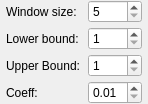
<?xml version="1.0" encoding="UTF-8"?>
<ui version="4.0">
 <class>output::WolfBinarizationOptionsWidget</class>
 <widget class="QWidget" name="output::WolfBinarizationOptionsWidget">
  <property name="geometry">
   <rect>
    <x>0</x>
    <y>0</y>
    <width>148</width>
    <height>100</height>
   </rect>
  </property>
  <property name="sizePolicy">
   <sizepolicy hsizetype="Preferred" vsizetype="Preferred">
    <horstretch>0</horstretch>
    <verstretch>0</verstretch>
   </sizepolicy>
  </property>
  <property name="windowTitle">
   <string>Form</string>
  </property>
  <layout class="QHBoxLayout" name="horizontalLayout">
   <property name="spacing">
    <number>4</number>
   </property>
   <property name="leftMargin">
    <number>0</number>
   </property>
   <property name="topMargin">
    <number>0</number>
   </property>
   <property name="rightMargin">
    <number>0</number>
   </property>
   <property name="bottomMargin">
    <number>0</number>
   </property>
   <item>
    <spacer name="horizontalSpacer">
     <property name="orientation">
      <enum>Qt::Horizontal</enum>
     </property>
     <property name="sizeHint" stdset="0">
      <size>
       <width>0</width>
       <height>1</height>
      </size>
     </property>
    </spacer>
   </item>
   <item>
    <layout class="QGridLayout" name="gridLayout">
     <item row="0" column="1">
      <widget class="QSpinBox" name="windowSize">
       <property name="toolTip">
        <string>The dimensions of a pixel neighborhood to consider.</string>
       </property>
       <property name="minimum">
        <number>5</number>
       </property>
       <property name="maximum">
        <number>9999</number>
       </property>
      </widget>
     </item>
     <item row="0" column="0">
      <widget class="QLabel" name="windowSizeLabel">
       <property name="text">
        <string>Window size:</string>
       </property>
      </widget>
     </item>
     <item row="1" column="1">
      <widget class="QSpinBox" name="lowerBound">
       <property name="toolTip">
        <string>The minimum possible gray level that can be made white.</string>
       </property>
       <property name="minimum">
        <number>1</number>
       </property>
       <property name="maximum">
        <number>254</number>
       </property>
      </widget>
     </item>
     <item row="2" column="0">
      <widget class="QLabel" name="upperBoundLabel">
       <property name="text">
        <string>Upper Bound: </string>
       </property>
      </widget>
     </item>
     <item row="1" column="0">
      <widget class="QLabel" name="lowerBoundLabel">
       <property name="text">
        <string>Lower bound: </string>
       </property>
      </widget>
     </item>
     <item row="2" column="1">
      <widget class="QSpinBox" name="upperBound">
       <property name="toolTip">
        <string>The maximum possible gray level that can be made black.</string>
       </property>
       <property name="minimum">
        <number>1</number>
       </property>
       <property name="maximum">
        <number>254</number>
       </property>
      </widget>
     </item>
     <item row="3" column="0">
      <widget class="QLabel" name="wolfCoefLabel">
       <property name="text">
        <string>Coeff:</string>
       </property>
      </widget>
     </item>
     <item row="3" column="1">
      <widget class="QDoubleSpinBox" name="wolfCoef">
       <property name="toolTip">
        <string>Default value is 0.3.</string>
       </property>
       <property name="minimum">
        <double>0.010000000000000</double>
       </property>
       <property name="maximum">
        <double>9.990000000000000</double>
       </property>
       <property name="singleStep">
        <double>0.010000000000000</double>
       </property>
      </widget>
     </item>
    </layout>
   </item>
   <item>
    <spacer name="horizontalSpacer_2">
     <property name="orientation">
      <enum>Qt::Horizontal</enum>
     </property>
     <property name="sizeHint" stdset="0">
      <size>
       <width>0</width>
       <height>1</height>
      </size>
     </property>
    </spacer>
   </item>
  </layout>
 </widget>
 <resources/>
 <connections/>
</ui>
